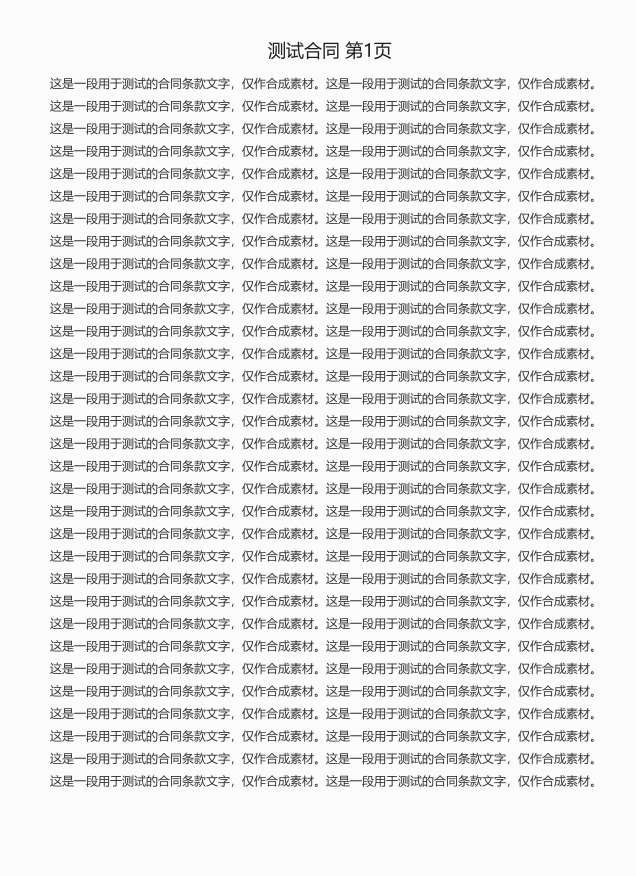
#> input picture tests/fixtures/1.jpg, 2544 x 3504 px (shown at 1/4 size)
$ python -i autocal.py   (imports and definitions only)
#> lines starting #> are read from the running program, lines starting #| are printed output that depends on the picture; after the words box and inside, x2 and y2 are one past the last pixel; in counts of white or black regions, pixels touching at a corner belong together
#> further down, picture is the input picture: shape (3504, 2544, 3); min 16, max 255, mean 230.2
"""自动纸边检测：OpenCV 找纸面四边形 → 透视校正 → 校准为 A4。

适用场景：拍照件/带黑边扫描件，纸面通常比背景亮。
检测失败时调用方应回退到手动调整，不得静默假定。

四点校准的交互取值走 initial_quad：检测成功就把结果当**初值**交给用户拖，
检测失败就给一个页面内缩的默认框。用户永远不必从零点起——
"检测不到就整个回退到从头点四下"是旧流程最劝退的一环。
"""

from __future__ import annotations

import cv2
import numpy as np

from .document import A4_H_MM, A4_W_MM, Page


def detect_paper_quad(img: np.ndarray) -> np.ndarray | None:
    """检测纸面四边形顶点（4x2，顺时针从左上）。失败返回 None。"""
    gray = cv2.cvtColor(img, cv2.COLOR_RGB2GRAY)
    gray = cv2.GaussianBlur(gray, (5, 5), 0)
    # Otsu 阈值：纸（亮）与背景（暗）分离
    _, th = cv2.threshold(gray, 0, 255, cv2.THRESH_BINARY + cv2.THRESH_OTSU)
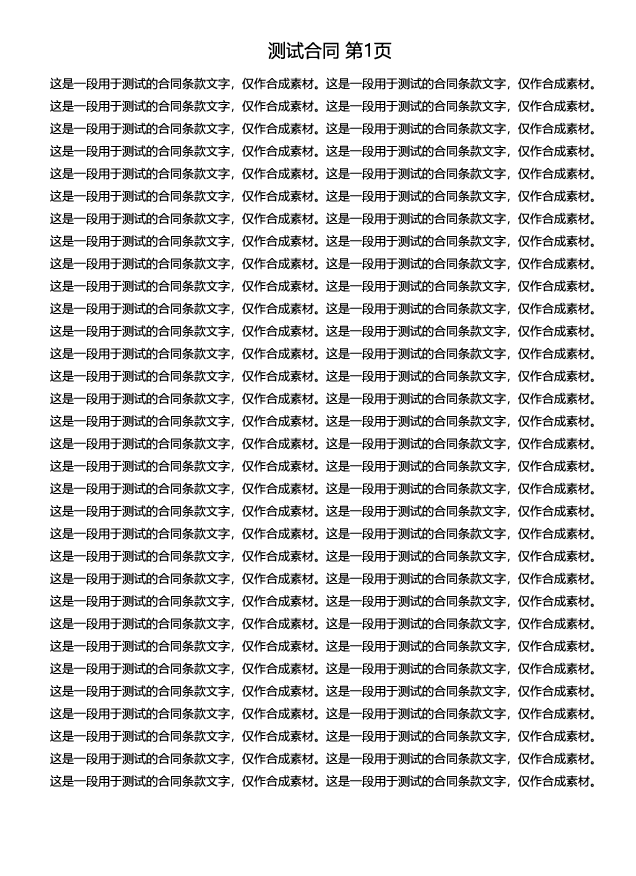
#> th: shape (3504, 2544) (shown at 1/4 size); 87.7% white; 3240 black regions, largest, box (x1, y1, x2, y2) and area: (1382, 166, 1451, 237) 2226, (1497, 171, 1565, 219) 1161, (1294, 171, 1354, 236) 1140
    th = cv2.morphologyEx(th, cv2.MORPH_CLOSE, np.ones((9, 9), np.uint8))
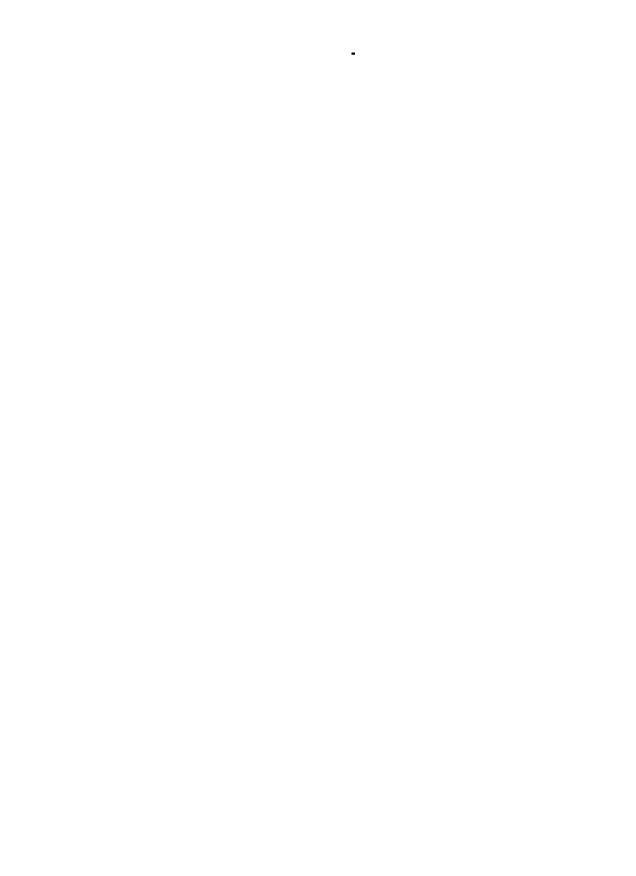
#> th: shape (3504, 2544) (shown at 1/4 size); 100% white; 1 black region, box (x1, y1, x2, y2) and area: (1406, 210, 1420, 219) 126

    contours, _ = cv2.findContours(th, cv2.RETR_EXTERNAL, cv2.CHAIN_APPROX_SIMPLE)
#> contours = [[[0, 0], [0, 3503], [2543, 3503], [2543, 0]]]
    if not contours:
        return None
    contours = sorted(contours, key=cv2.contourArea, reverse=True)
    img_area = img.shape[0] * img.shape[1]
#> img_area = 8914176
    for c in contours[:5]:
        area = cv2.contourArea(c)
        if area < img_area * 0.25:  # 纸面至少占画面 1/4
            continue
        peri = cv2.arcLength(c, True)
        approx = cv2.approxPolyDP(c, 0.02 * peri, True)
        if len(approx) == 4:
            return _order_quad(approx.reshape(4, 2).astype(np.float32))
        # 四边形拟合失败时用最小外接矩形兜底
        rect = cv2.minAreaRect(c)
        box = cv2.boxPoints(rect).astype(np.float32)
        if area > img_area * 0.4:
            return _order_quad(box)
#> this loop made 1 pass
#> (area, peri, approx) on pass 1: (8908129, 12092, [[0, 0], [0, 3503], [2543, 3503], [2543, 0]])
    return None


DEFAULT_INSET_RATIO = 0.05  # 检测失败时的默认框：四边各内缩 5%


# [117 lines left out: functions initial_quad, quad_target_size, quad_aspect, quad_area_ratio, auto_calibrate_page, warp_to_a4 and 1 more, not called in this run]


def _order_quad(pts: np.ndarray) -> np.ndarray:
    """四点排序为 [左上, 右上, 右下, 左下]。"""
    s = pts.sum(axis=1)
    d = np.diff(pts, axis=1).ravel()
    ordered = np.zeros((4, 2), dtype=np.float32)
    ordered[0] = pts[np.argmin(s)]   # 左上
    ordered[2] = pts[np.argmax(s)]   # 右下
    ordered[1] = pts[np.argmin(d)]   # 右上
    ordered[3] = pts[np.argmax(d)]   # 左下
    return ordered

>>> import cv2
>>> picture = cv2.cvtColor(cv2.imread('../tests/fixtures/1.jpg'), cv2.COLOR_BGR2RGB)
>>> result = detect_paper_quad(picture)
#> result = [[0, 0], [2543, 0], [2543, 3503], [0, 3503]]
